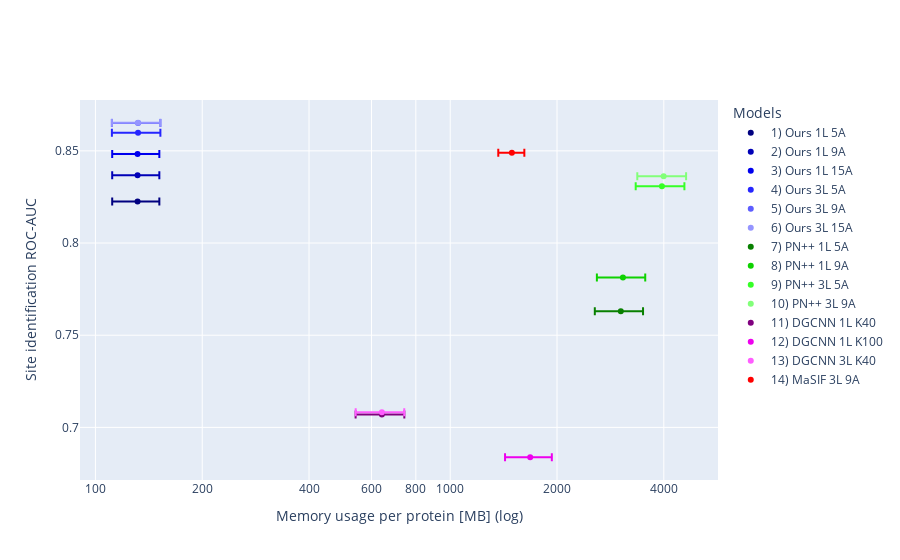

This figure's notebook cell:
### Code cell
fig = go.Figure()
for i in range(len(times)):
    fig.add_trace(go.Scatter(
            x=[memory[i]],
            y=[performance[i]],
            mode='markers',
            marker = dict(color=colors[i]),
            name=experiment_names_short[i],
            error_x=dict(
                type='data',
                symmetric=True,
                array=[memory_errors[i]])))


fig.update_layout(
    xaxis_title='Memory usage per protein [MB] (log)',
    yaxis_title='Site identification ROC-AUC',
    legend_title="Models",
)
fig.update_xaxes(type="log")
fig.update_layout(
    xaxis = dict(
        tickvals = [100,200,400,600,800,1000,2000,4000],
    )
)
fig.show()
fig.write_image('figures/mem_vs_perf.pdf')

### Figure 1 — Plotly figure (JSON) as saved in the notebook; plotly's stock layout.template omitted (floating-point values rounded to 4 significant figures)
{"data": [{"error_x": {"array": [19.95], "symmetric": true, "type": "data"}, "marker": {"color": "hsl(240,100,25.0)"}, "mode": "markers", "name": "1) Ours 1L 5A", "type": "scatter", "x": [131.4], "y": [0.8225]}, {"error_x": {"array": [19.95], "symmetric": true, "type": "data"}, "marker": {"color": "hsl(240,100,35.83)"}, "mode": "markers", "name": "2) Ours 1L 9A", "type": "scatter", "x": [131.4], "y": [0.8368]}, {"error_x": {"array": [19.95], "symmetric": true, "type": "data"}, "marker": {"color": "hsl(240,100,46.66)"}, "mode": "markers", "name": "3) Ours 1L 15A", "type": "scatter", "x": [131.4], "y": [0.8482]}, {"error_x": {"array": [20.58], "symmetric": true, "type": "data"}, "marker": {"color": "hsl(240,100,57.49)"}, "mode": "markers", "name": "4) Ours 3L 5A", "type": "scatter", "x": [131.9], "y": [0.8598]}, {"error_x": {"array": [20.58], "symmetric": true, "type": "data"}, "marker": {"color": "hsl(240,100,68.32)"}, "mode": "markers", "name": "5) Ours 3L 9A", "type": "scatter", "x": [131.9], "y": [0.8651]}, {"error_x": {"array": [20.58], "symmetric": true, "type": "data"}, "marker": {"color": "hsl(240,100,79.15)"}, "mode": "markers", "name": "6) Ours 3L 15A", "type": "scatter", "x": [131.9], "y": [0.8652]}, {"error_x": {"array": [469.7], "symmetric": true, "type": "data"}, "marker": {"color": "hsl(116,100,25.0)"}, "mode": "markers", "name": "7) PN++ 1L 5A", "type": "scatter", "x": [3026.0], "y": [0.763]}, {"error_x": {"array": [477.6], "symmetric": true, "type": "data"}, "marker": {"color": "hsl(116,100,41.25)"}, "mode": "markers", "name": "8) PN++ 1L 9A", "type": "scatter", "x": [3068.0], "y": [0.7813]}, {"error_x": {"array": [619.4], "symmetric": true, "type": "data"}, "marker": {"color": "hsl(116,100,57.5)"}, "mode": "markers", "name": "9) PN++ 3L 5A", "type": "scatter", "x": [3952.0], "y": [0.8308]}, {"error_x": {"array": [627.4], "symmetric": true, "type": "data"}, "marker": {"color": "hsl(116,100,73.75)"}, "mode": "markers", "name": "10) PN++ 3L 9A", "type": "scatter", "x": [3995.0], "y": [0.8363]}, {"error_x": {"array": [100.6], "symmetric": true, "type": "data"}, "marker": {"color": "hsl(300,100,25.0)"}, "mode": "markers", "name": "11) DGCNN 1L K40", "type": "scatter", "x": [641.8], "y": [0.707]}, {"error_x": {"array": [253.2], "symmetric": true, "type": "data"}, "marker": {"color": "hsl(300,100,46.66)"}, "mode": "markers", "name": "12) DGCNN 1L K100", "type": "scatter", "x": [1681.0], "y": [0.6838]}, {"error_x": {"array": [100.3], "symmetric": true, "type": "data"}, "marker": {"color": "hsl(300,100,68.32)"}, "mode": "markers", "name": "13) DGCNN 3L K40", "type": "scatter", "x": [641.7], "y": [0.7081]}, {"error_x": {"array": [125.9], "symmetric": true, "type": "data"}, "marker": {"color": "hsl(0,100,50)"}, "mode": "markers", "name": "14) MaSIF 3L 9A", "type": "scatter", "x": [1492.0], "y": [0.849]}], "layout": {"legend": {"title": {"text": "Models"}}, "xaxis": {"tickvals": [100, 200, 400, 600, 800, 1000, 2000, 4000], "title": {"text": "Memory usage per protein [MB] (log)"}, "type": "log"}, "yaxis": {"title": {"text": "Site identification ROC-AUC"}}}}
